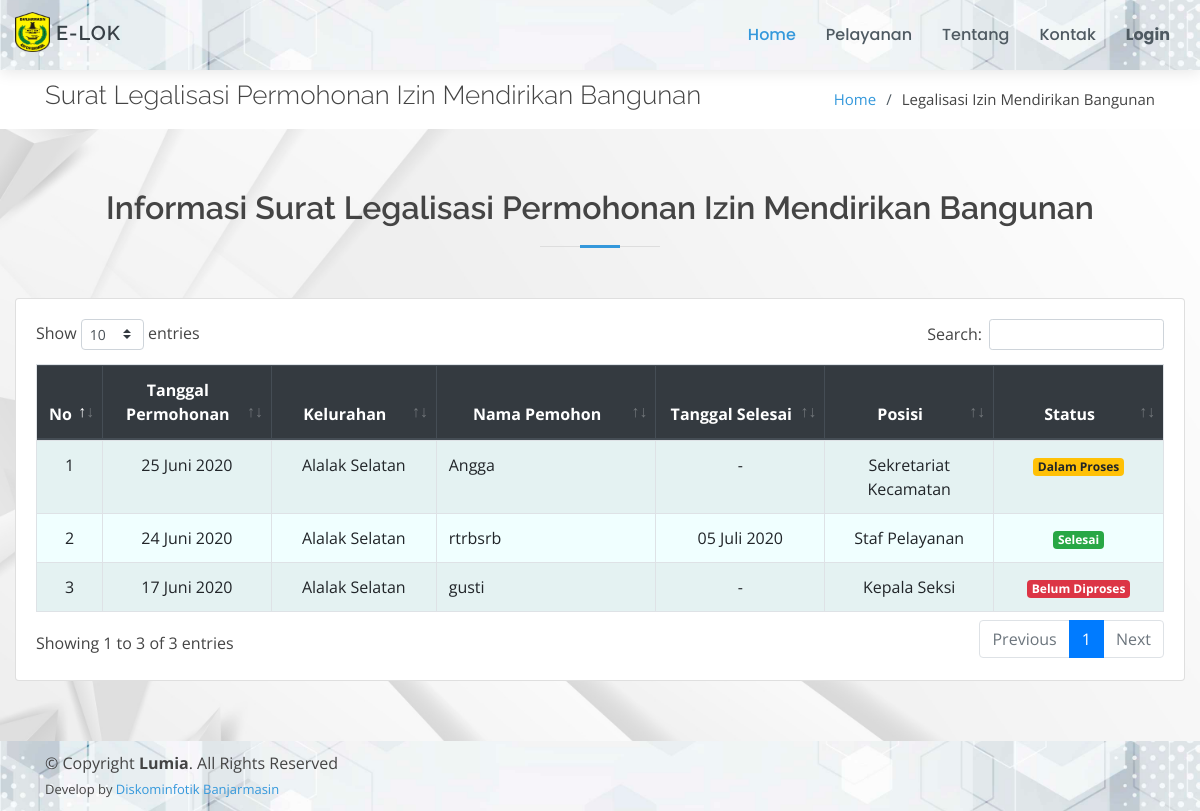
Page /page/legalisasi-imb/index.php on the earlier database version.
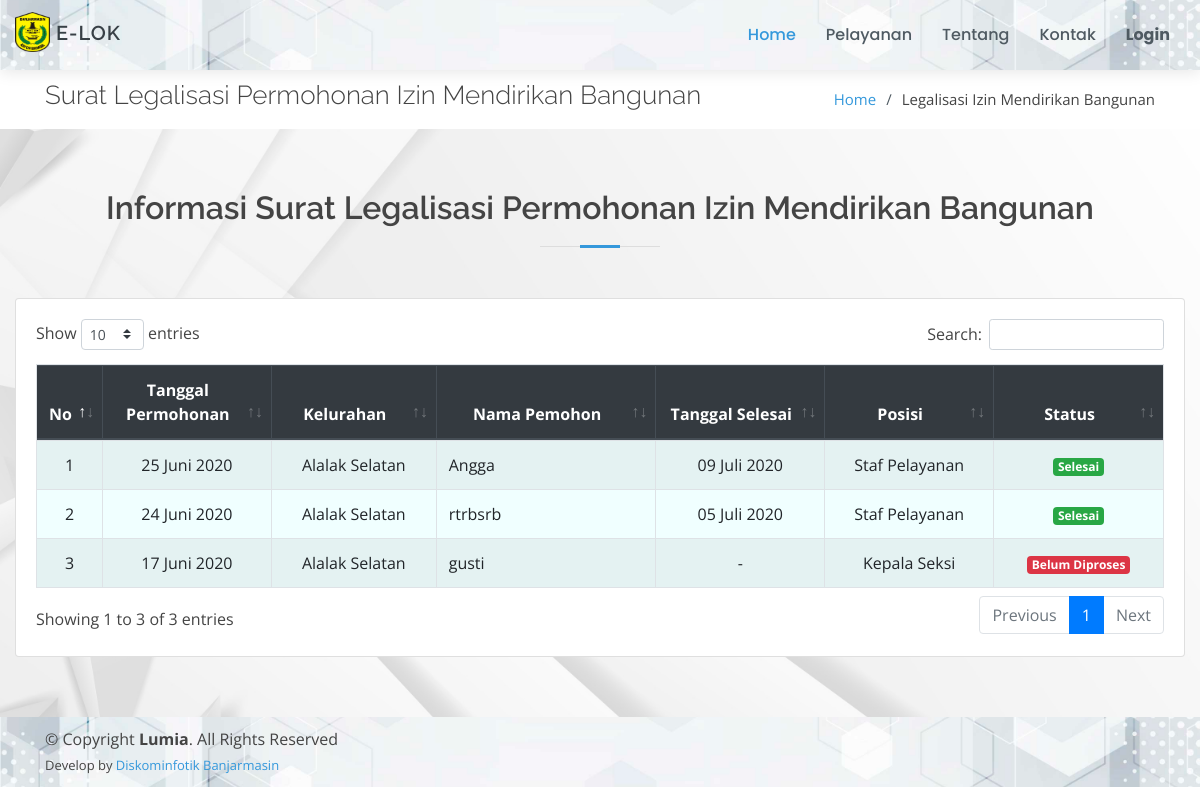
Same page on the later database version.
### tables this page shows
CREATE TABLE `legalisasi_imb` (
  `id_imb` int(11) NOT NULL,
  `tgl_permohonan` date NOT NULL,
  `kelurahan` varchar(50) NOT NULL,
  `nama_pemohon` varchar(50) NOT NULL,
  `alamat_pemohon` text NOT NULL,
  `lokasi_bangunan` text NOT NULL,
  `keterangan` text,
  `tgl_selesai` date DEFAULT NULL,
  `id_posisi` int(11) NOT NULL,
  `status` varchar(30) NOT NULL
);

CREATE TABLE `posisi_berkas` (
  `id_posisi` int(11) NOT NULL,
  `posisi` text NOT NULL
);

### config/config.php (called while the page is built, shortened)
<?php
function base_url($url = null)
{
	$base_url = "http://localhost/layanan-kecamatan";
	if ($url != null) {
		return $base_url . "/" . $url;
	} else {
		return $base_url;
	}
}
$no = 1;

### config/bulan.php (called while the page is built, shortened)
<?php
$bln = array(
    '01' => 'Januari',
    '02' => 'Februari',
    '03' => 'Maret',
    '04' => 'April',
    '05' => 'Mei',
    '06' => 'Juni',
    '07' => 'Juli',
    '08' => 'Agustus',
    '09' => 'September',
    '10' => 'Oktober',
    '11' => 'November',
    '12' => 'Desember'
);

### page/legalisasi-imb/index.php (the view, shortened to what this page needs)
<!DOCTYPE html>
<html lang="en">
<?php
include_once "../../config/config.php";
include_once "../../config/bulan.php";
include_once "../../template/ui/head.php";
?>
<body>
    <?php include_once "../../template/ui/header.php"; ?>
    <main id="main">
        <section id="breadcrumbs" class="breadcrumbs">
            <div class="container">
                <div class="d-flex justify-content-between align-items-center">
                    <h2>Surat Legalisasi Permohonan Izin Mendirikan Bangunan</h2>
                    <ol>
                        <li><a href="<?= base_url(); ?>">Home</a></li>
                        <li>Legalisasi Izin Mendirikan Bangunan</li>
                    </ol>
                </div>
            </div>
        </section>
        <section id="services" class="services graform">
            <div class="container-fluid">
                <div class="section-title">
                    <h2>Informasi Surat Legalisasi Permohonan Izin Mendirikan Bangunan</h2>
                </div>
                <div class="row">
                    <div class="col-md-12">
                        <div class="card">
                            <div class="card-body">
                                <div class="table-responsive">
                                    <table class="table table-bordered table-striped" id="example1">
                                        <thead class="thead-dark">
                                            <tr align="center">
                                                <th>No</th>
                                                <th>Tanggal Permohonan</th>
                                                <th>Kelurahan</th>
                                                <th>Nama Pemohon</th>
                                                <th>Tanggal Selesai</th>
                                                <th>Posisi</th>
                                                <th>Status</th>
                                            </tr>
                                        </thead>
                                        <tbody style="background-color: azure">
                                            <?php
                                            $data = $koneksi->query("SELECT * FROM legalisasi_imb ORDER BY id_imb DESC");
                                            foreach ($data as $row) {
                                                $po = $koneksi->query("SELECT * FROM posisi_berkas WHERE id_posisi = '$row[id_posisi]'")->fetch_array();
                                            ?>
                                                <tr align="center">
                                                    <td width="5%"><?= $no++; ?></td>
                                                    <td width="15%">
                                                        <?=
                                                            date('d', strtotime($row['tgl_permohonan'])) . " " .
                                                                $bln[date('m', strtotime($row['tgl_permohonan']))] . " " .
                                                                date('Y', strtotime($row['tgl_permohonan']));
                                                        ?>
                                                    </td>
                                                    <td><?= $row['kelurahan'] ?></td>
                                                    <td align="left"><?= $row['nama_pemohon'] ?></td>
                                                    <td width="15%">
                                                        <?php
                                                        if ($row['tgl_selesai']) {
                                                            echo
                                                                date('d', strtotime($row['tgl_selesai'])) . " " .
                                                                    $bln[date('m', strtotime($row['tgl_selesai']))] . " " .
                                                                    date('Y', strtotime($row['tgl_selesai']));
                                                        } else {
                                                            echo "-";
                                                        }
                                                        ?>
                                                    </td>
                                                    <td width="15%"><?= $po['posisi'] ?></td>
                                                    <td width="15%">
                                                        <?php
                                                        if ($row['status'] == "Belum Diproses") {
                                                            echo "<span class='badge badge-danger'>" . $row['status'] . "</span>";
                                                        } elseif ($row['status'] == "Dalam Proses") {
                                                            echo "<span class='badge badge-warning'>" . $row['status'] . "</span>";
                                                        } else {
                                                            echo "<span class='badge badge-success'>" . $row['status'] . "</span>";
                                                        }
                                                        ?>
                                                    </td>
                                                </tr>
                                            <?php } ?>
                                        </tbody>
                                    </table>
                                </div>
                            </div>
                        </div>
                    </div>
                </div>
            </div>
        </section>
    </main>
    <?php include_once "../../template/ui/footer.php"; ?>
</body>
</html>

### template/ui/head.php (shortened to what this page needs)
<head>
  <link href="<?= base_url() ?>/assets/ui/assets/vendor/bootstrap/css/bootstrap.min.css" rel="stylesheet">
  <link href="<?= base_url() ?>/assets/ui/assets/vendor/icofont/icofont.min.css" rel="stylesheet">
  <link href="<?= base_url() ?>/assets/ui/assets/vendor/boxicons/css/boxicons.min.css" rel="stylesheet">
  <link href="<?= base_url() ?>/assets/ui/assets/vendor/animate.css/animate.min.css" rel="stylesheet">
  <link href="<?= base_url() ?>/assets/ui/assets/vendor/venobox/venobox.css" rel="stylesheet">
  <link href="<?= base_url() ?>/assets/ui/assets/vendor/owl.carousel/assets/owl.carousel.min.css" rel="stylesheet">
  <link rel="stylesheet" href="<?= base_url() ?>/assets/plugins/fontawesome-free/css/all.min.css">
  <link rel="stylesheet" href="<?= base_url() ?>/assets/plugins/datatables-bs4/css/dataTables.bootstrap4.css">
  <link rel="stylesheet" href="<?= base_url() ?>/assets/alert/sweetalert.css">
  <link rel="stylesheet" href="<?= base_url() ?>/assets/plugins/select2/css/select2.min.css">
  <link rel="stylesheet" href="<?= base_url() ?>/assets/plugins/toastr/toastr.min.css">
  <link rel="stylesheet" href="<?= base_url() ?>/assets/plugins/bootstrap-fileupload/bootstrap-fileupload.min.css">
  <link rel="stylesheet" href="<?= base_url() ?>/assets/plugins/summernote/summernote-bs4.css">
  <link rel="stylesheet" href="<?= base_url() ?>/assets/dropify/dist/css/dropify.min.css">
  <link href="<?= base_url() ?>/assets/ui/assets/css/style.css" rel="stylesheet">
</head>

### template/ui/header.php (shortened to what this page needs)
<header id="header" class="fixed-top d-flex align-items-center">
    <div class="container-fluid d-flex align-items-center">
        <div class="logo mr-auto">
            <h1>
                <a href="<?= base_url(); ?>"> <img src="<?= base_url() ?>/assets/img/logo-bjm.png" style="width: 35px; height: 40px; margin-top: -6px;"> E-LOK</a>
            </h1>
        </div>
        <nav class="nav-menu d-none d-lg-block">
            <ul>
                <li class="active"><a href="<?= base_url(); ?>">Home</a></li>
                <li><a href="#pelayanan">Pelayanan</a></li>
                <li><a href="#tentang">Tentang</a></li>
                <li><a href="#contact">Kontak</a></li>
                <?php if (!isset($_SESSION['id_masyarakat'])) { ?>
                    <li>
                        <a href="<?= base_url('login') ?>"><b>Login</b></a>
                    </li>
                <?php } ?>
            </ul>
        </nav>
    </div>
</header>

### template/ui/footer.php
<footer id="footer">
    <div class="footer-top">
        <div class="container">
            <div class="mr-md-auto text-center text-md-left">
                <div class="copyright">
                    &copy; Copyright <strong><span>Lumia</span></strong>. All Rights Reserved
                </div>
                <div class="credits">
                    Develop by <a href="#">Diskominfotik Banjarmasin</a>
                </div>
            </div>
        </div>
    </div>
</footer>

### assets/ui/assets/css/style.css (style rules this page uses)
body { font-family: "Open Sans", sans-serif; color: #444444; }
a { color: #3498db; }
h1, h2, h3, h4, h5, h6 { font-family: "Raleway", sans-serif; }
#header { height: 70px; transition: all 0.5s; z-index: 997; transition: all 0.5s; background: url('../../../bg-cover/putih1.jpg') center center no-repeat; background-size: cover; box-shadow: 0px 2px 15px rgba(0, 0, 0, 0.1); }
#header .logo h1 { font-size: 20px; margin: 0; font-weight: 600; letter-spacing: 1px; text-transform: uppercase; color: #384046; }
#header .logo h1 a, #header .logo h1 a:hover { color: #384046; text-decoration: none; }
#header .logo img { max-height: 40px; }
.nav-menu, .nav-menu * { margin: 0; padding: 0; list-style: none; }
.nav-menu>ul>li { position: relative; white-space: nowrap; float: left; }
.nav-menu a { display: block; position: relative; color: #4f5a62; padding: 12px 15px; transition: 0.3s; font-size: 16px; font-weight: 500; font-family: "Poppins", sans-serif; }
.nav-menu a:hover, .nav-menu .active>a, .nav-menu li:hover>a { color: #3498db; text-decoration: none; }
.mobile-nav { position: fixed; top: 55px; right: 15px; bottom: 15px; left: 15px; z-index: 9999; overflow-y: auto; background: #fff; transition: ease-in-out 0.2s; opacity: 0; visibility: hidden; border-radius: 10px; padding: 10px 0; }
.mobile-nav * { margin: 0; padding: 0; list-style: none; }
.mobile-nav a { display: block; position: relative; color: #384046; padding: 10px 20px; font-weight: 500; outline: none; }
.mobile-nav a:hover, .mobile-nav .active>a, .mobile-nav li:hover>a { color: #3498db; text-decoration: none; }
section { padding: 60px 0; }
.section-title { text-align: center; padding-bottom: 30px; }
.section-title h2 { font-size: 32px; font-weight: 600; margin-bottom: 20px; padding-bottom: 20px; position: relative; }
.section-title h2::before { content: ''; position: absolute; display: block; width: 120px; height: 1px; background: #ddd; bottom: 1px; left: calc(50% - 60px); }
.section-title h2::after { content: ''; position: absolute; display: block; width: 40px; height: 3px; background: #3498db; bottom: 0; left: calc(50% - 20px); }
.breadcrumbs { padding: 10px 0; margin-top: 70px; background-color: #fff; }
.breadcrumbs h2 { font-size: 26px; font-weight: 300; }
.breadcrumbs ol { display: flex; flex-wrap: wrap; list-style: none; padding: 0; margin: 0; font-size: 15px; }
.breadcrumbs ol li+li { padding-left: 10px; }
.breadcrumbs ol li+li::before { display: inline-block; padding-right: 10px; color: #4f5a62; content: "/"; }
#footer { color: #444444; font-size: 16px; background: #f7fbfe; }
#footer .footer-top { height: 70px; bottom: 0; position: relative; padding: 10px 0 10px 0; background: url('../../../bg-cover/putih1.jpg') center center no-repeat; background-size: cover; position: relative; }
#footer .credits { padding-top: 5px; font-size: 13px; color: #444444; }
.graform { background: url('../../../bg-cover/putih2.jpg') center center no-repeat; background-size: cover; position: relative; }

Differences in the rows shown:
changed legalisasi_imb "Angga": tgl_selesai (not shown) → "09"; tgl_selesai (not shown) → "Juli"; tgl_selesai (not shown) → "2020"; id_posisi.posisi "Sekretariat Kecamatan" → "Staf Pelayanan"; status "Dalam Proses" → "Selesai"
